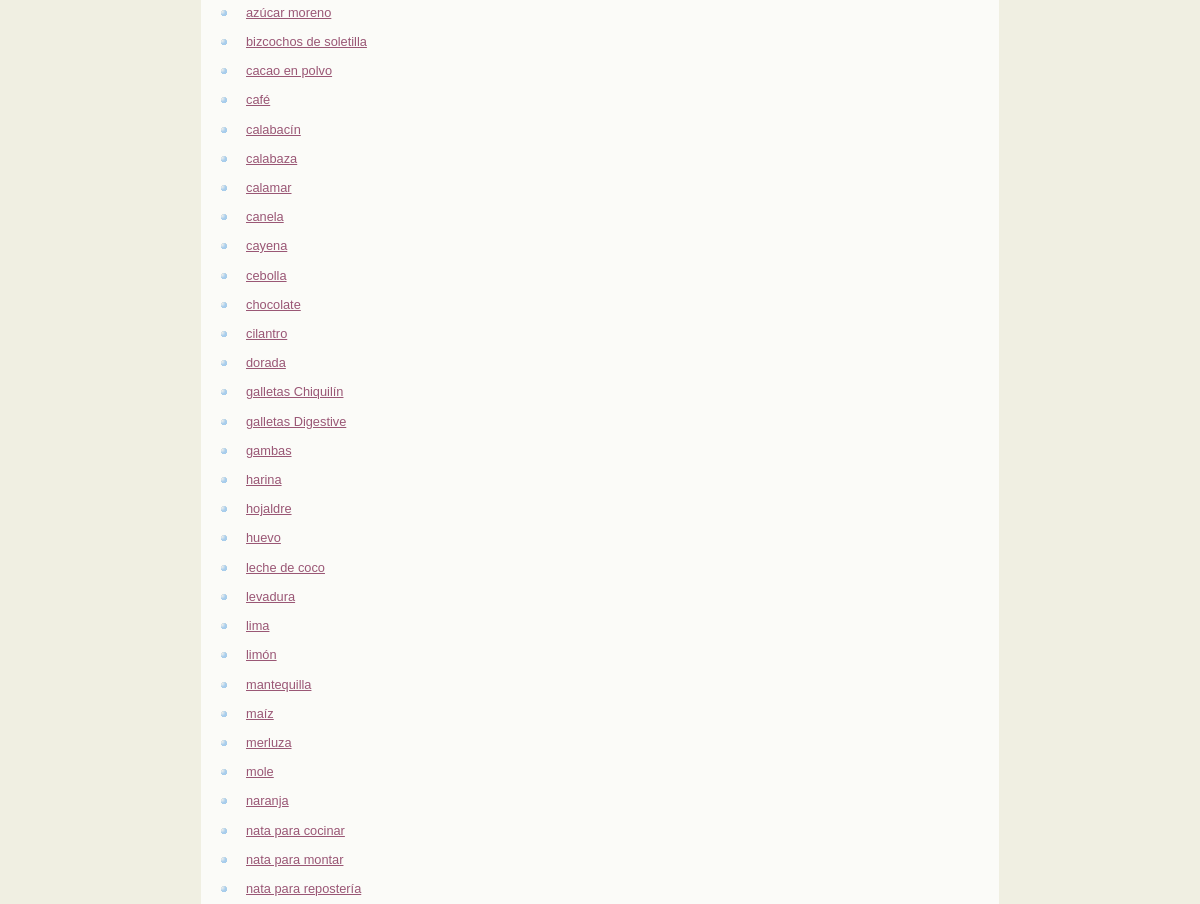
Before: /myapp/ingredientes/ (middle part) with the older database file.
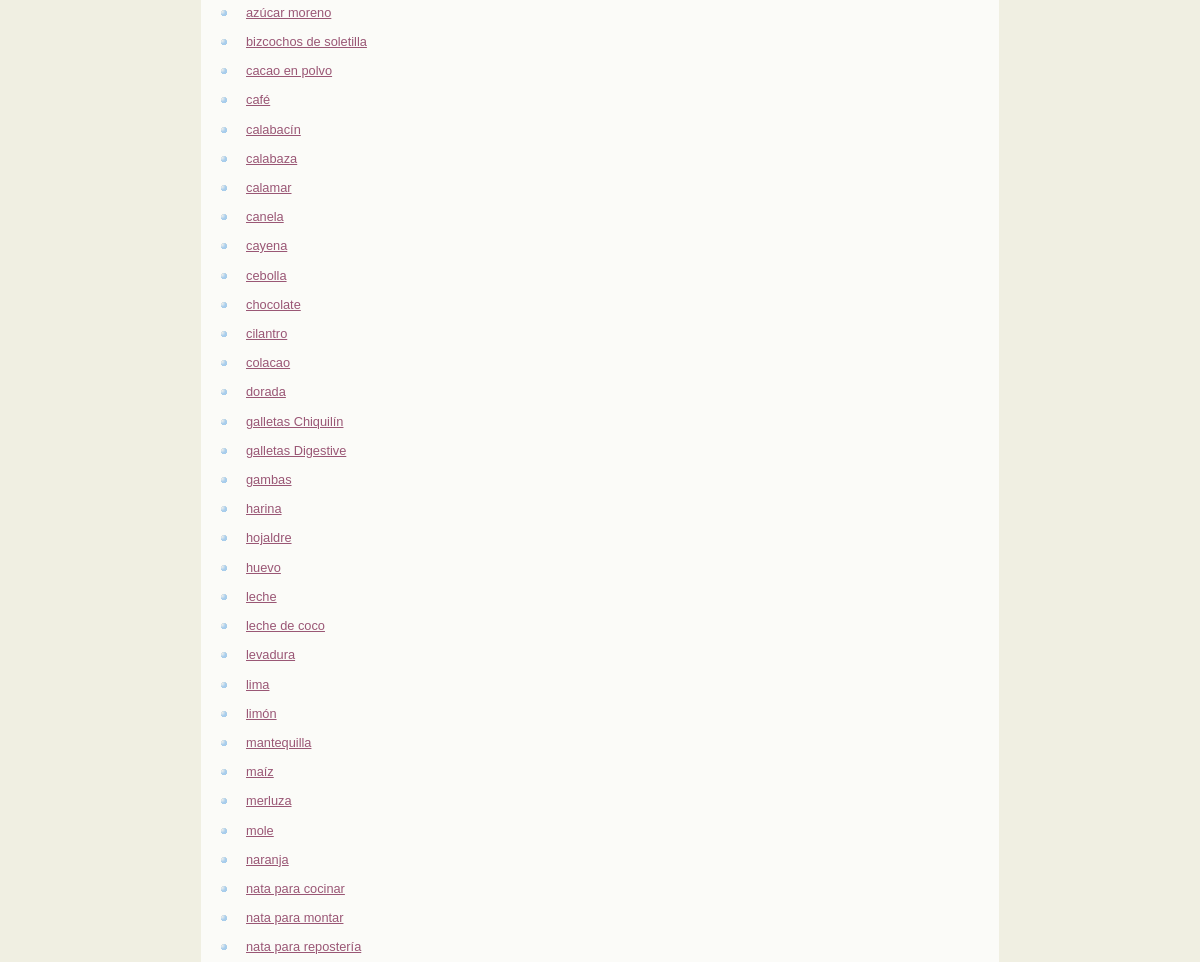
After: the same page with the newer database file.
### myapp/models.py (models this page shows, shortened)
class Ingrediente(models.Model):
    nombre = models.CharField(max_length=100)
    calorias = models.IntegerField(default = 0)

### myapp/views.py (the view)
# urls.py: path('ingredientes/', IngredientesListView.as_view()),
class IngredientesListView(ListView):
    model = Ingrediente
    querySet = Ingrediente.objects.all()
    ordering = ('nombre',)
    template_name = 'listaIngredientes.html'

### myapp/templates/listaIngredientes.html (shortened to what this page needs)
{% extends "index.html" %}
{% block content %}
<ul>
{% for ingrediente in object_list %}
    <li><a href="{%url 'id_ing' ingrediente.id%}">{{ ingrediente.nombre }}</a></li>
{% endfor %}
</ul>
{% endblock %}

### myapp/templates/index.html (shortened to what this page needs)
{% load static %}
<!DOCTYPE HTML>
<html>
  <head>
    <link rel="stylesheet" href="{% static 'css/style.css' %}"/>
  </head>
  <body>
      <div id="site_content">
        <div id="content">
          {% block content %}{% endblock %}
        </div>
      </div>
  </body>
</html>

### myapp/static/css/style.css (style rules this page uses)
html { height: 100%; }
* { margin: 0; padding: 0; }
body { font: normal .80em 'trebuchet ms', arial, sans-serif; background: #F0EFE2 url(../images/background.jpg) no-repeat; background-size: cover; background-attachment: fixed; background-position: center center; color: #000; }
a, a:hover { outline: none; text-decoration: underline; color: #7E2451; }
ul { margin: 2px 0 22px 17px; }
ul li { list-style-type: circle; margin: 5px 0 6px 0; padding: 0 0 4px 5px; }
main, #logo, #menubar, #site_content, #footer { margin-left: auto; margin-right: auto; }
#site_content { width: 754px; overflow: hidden; margin: 0 auto 0 auto; padding: 0 24px 20px 20px; background: white; opacity: 75%; }
#content { text-align: left; padding: 0; width: 400px; float: left; }
#content ul { margin: 5px 0 22px 0px; }
#content ul li { list-style-type: none; background: url(../images/bullet.png) no-repeat; margin: 0 0 6px 0; padding: 0 0 4px 25px; line-height: 1.5em; }

Changed rows visible on the page:
added Ingrediente: nombre "colacao"
added Ingrediente: nombre "leche"
